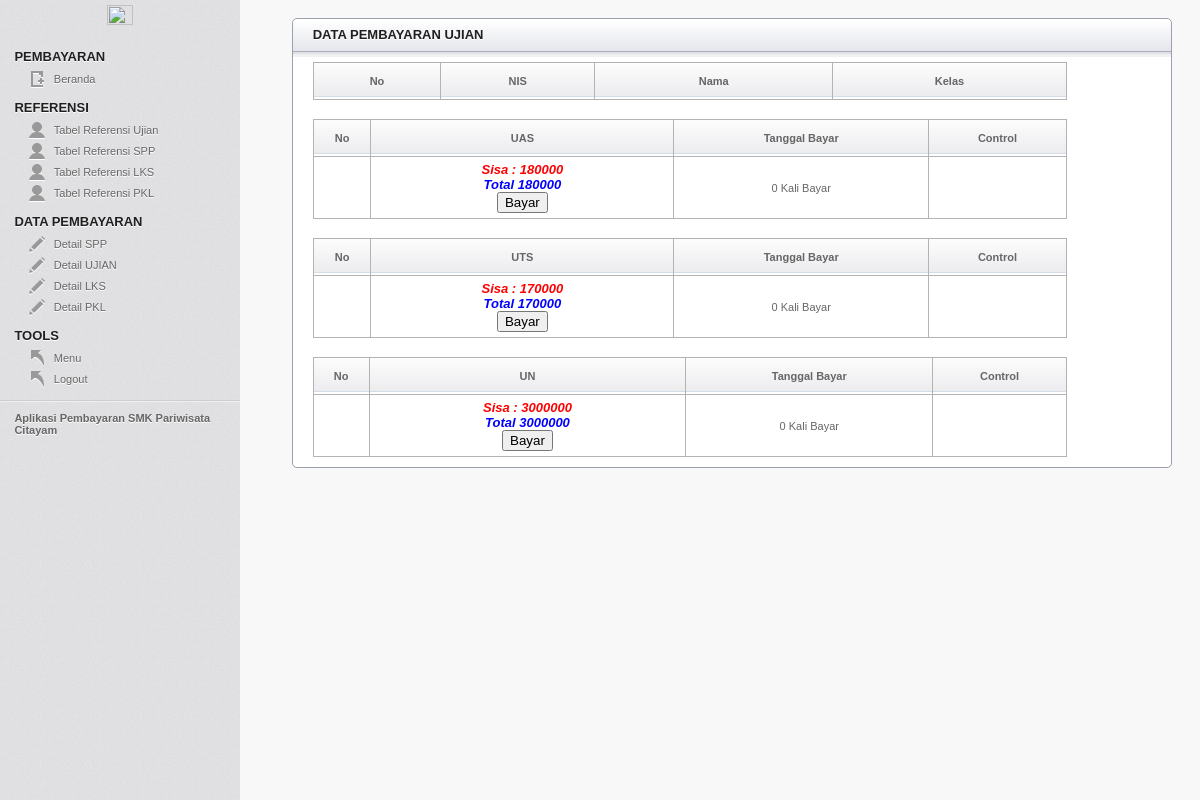
Page /pembayaran/detailujian.php on the committed database.
### tables this page shows
CREATE TABLE `t_ujian` (
  `id_ujian` int(11) NOT NULL,
  `ujian` varchar(11) NOT NULL,
  `jumlah` int(12) NOT NULL
);

### pembayaran/lib/fungsi.php (called while the page is built, shortened)
<?php
	$nis=isset($_GET['nis']) ? $_GET['nis'] : "";
?>

### pembayaran/tunggakanujian.php (the view, shortened to what this page needs)
  <article class="module width_full" >
<header><h3>DATA PEMBAYARAN UJIAN</h3></header>
	<div class="module_content">
  <table border='1' class='data'>
<tr id='tengah'>
	<th>No</th>
        <th>NIS</th>
        <th>Nama</th>
        <th>Kelas</th>
    </tr>
				  </table>
  <br><br>
<table border='1' class='data'>
<tr>
	<th><div align="center">No</div></th>
		  <th><div align="center">UAS</div></th>
        <th><div align="center">Tanggal Bayar</div></th>
		<th><div align="center">Control</div></th>
</tr>
    <tr id='tengah'>
	<td></td>
	<td><b>
	<?php
$myqueryujian="select students.nis, count(tgl_bayar) as tgl, sum(bayar)as b from bayar_ujian, students where bayar_ujian.id_ujian='2' and bayar_ujian.nis = students.nis and students.nis = '$_GET[nis]'";
	$daftarstudentsujian=mysqli_query($con, $myqueryujian) or die (mysqli_error($con));
	$dataujian=$daftarstudentsujian->fetch_array();
$ujian="select jumlah from t_ujian where ujian='UAS'";
	$hasilujian=mysqli_query($con, $ujian);
	$rows=$hasilujian->fetch_array();
	$ujian=$rows['jumlah'];
	$k2 = $ujian - $dataujian['b'];
if($dataujian['b']<$rows['jumlah'])
{echo "<font size='2' color='red' ><i> Sisa : $k2  </font> <br> <font color='blue' size='2'> Total <font size='2'>$ujian</font>"; ?> <br><a href="tabelbayar.php?nis=<?php echo $nis;?>"><input type="button" value="Bayar"> <?php
}
else{echo "<font color='red' size='2'><i>lunas</font>";}?>
	</td>
       <td><?php echo$dataujian['tgl']?> Kali Bayar</td>
	   <td></td>
  </tr>
		</table>
<br><br>
				  <table border='1' class='data'>
<tr id='tengah'>
	<th>No</th>
		  <th>UTS</th>
        <th>Tanggal Bayar</th>
		<th>Control</th>
</tr>
    <tr id='tengah'>
	<td></td>
	<td><b>
	<?php
$myqueryujian="select students.nis, count(tgl_bayar) as tgl, sum(bayar)as b from bayar_ujian, students where bayar_ujian.id_ujian='1' and bayar_ujian.nis = students.nis and students.nis = '$_GET[nis]'";
	$daftarstudentsujian=mysqli_query($con, $myqueryujian) or die (mysqli_error($con));
	$dataujian=$daftarstudentsujian->fetch_array();
$ujian="select jumlah from t_ujian where ujian='UTS'";
	$hasilujian=mysqli_query($con, $ujian);
	$rows=$hasilujian->fetch_array();
	$ujian=$rows['jumlah'];
	$k2 = $ujian - $dataujian['b'];
if($dataujian['b']<$rows['jumlah'])
{echo "<font size='2' color='red' ><i> Sisa : $k2  </font> <br> <font color='blue' size='2'> Total <font size='2'>$ujian</font>"; ?> <br><a href="tabelbayar.php?nis=<?php echo $nis;?>"><input type="button" value="Bayar"> <?php
}
else{echo "<font color='red' size='2'><i>lunas</font>";}?>
	</td>
       <td><?php echo$dataujian['tgl']?> Kali Bayar</td>
	   <td></td>
  </tr>
</table>
				<br><br>
	  <table border='1' class='data'>
<tr id='tengah'>
	<th>No</th>
		  <th>UN</th>
        <th>Tanggal Bayar</th>
		<th>Control</th>
</tr>
    <tr id='tengah'>
	<td></td>
	<td><b>
	<?php
$myqueryujian="select students.nis, count(tgl_bayar) as tgl, sum(bayar)as b from bayar_ujian, students where bayar_ujian.id_ujian='3' and bayar_ujian.nis = students.nis and students.nis = '$_GET[nis]'";
	$daftarstudentsujian=mysqli_query($con, $myqueryujian) or die (mysqli_error($con));
	$dataujian=$daftarstudentsujian->fetch_array();
$ujian="select jumlah from t_ujian where ujian='UN'";
	$hasilujian=mysqli_query($con, $ujian);
	$rows=$hasilujian->fetch_array();
	$ujian=$rows['jumlah'];
	$k2 = $ujian - $dataujian['b'];
if($dataujian['b']<$rows['jumlah'])
{echo "<font size='2' color='red' ><i> Sisa : $k2  </font> <br> <font color='blue' size='2'> Total <font size='2'>$ujian</font>"; ?> <br><a href="tabelbayar.php?nis=<?php echo $nis;?>"><input type="button" value="Bayar"> <?php
}
else{echo "<font color='red' size='2'><i>lunas</font>";}?>
	</td>
       <td><?php echo$dataujian['tgl']?> Kali Bayar</td>
	   <td></td>
  </tr>
</table>
</div>
  </article>

### pembayaran/css/test.css (style rules this page uses)
html, body, div, map, dt, isindex, form, header, aside, section, section, article, footer { display: block; }
html, body { height: 100%; margin: 0; padding: 0; font-family: Verdana, Helvetica, Arial, sans-serif; background: #F8F8F8; font-size: 11px; }
#main h3 { color: #1F1F20; text-transform: uppercase; text-shadow: 0 1px 0 #fff; font-size: 13px; margin: 8px 20px; }
.module { border: 1px solid #9BA0AF; width: auto; margin-right: 20px; margin-top: 20px; -webkit-border-radius: 5px; -moz-border-radius: 5px; border-radius: 5px; background: #ffffff; }
.module header h3 { display: block; margin: 10px 20px; width: auto; float: left; }
.module header { height: 38px; width: 100%; background: #F1F1F4 url(../images/secondary_bar.png) repeat-x; -webkit-border-top-left-radius: 5px; -webkit-border-top-right-radius: 5px; -moz-border-radius-top-left: 5px; -moz-border-radius-top-right: 5px; border-top-left-radius: 5px; border-top-right-radius: 5px; }
.module_content { margin: 10px 20px; color: #666; }
#tengah { text-align: center; }
.module { border: 1px solid #9BA0AF; width: 100%; margin: 20px 3% 0 3%; margin-top: 20px; -webkit-border-radius: 5px; -moz-border-radius: 5px; border-radius: 5px; background: #ffffff; }
#main .module header h3 { display: block; width: 90%; float: left; }
.module header { height: 38px; width: 100%; background: #F1F1F4 url(../images/secondary_bar.png) repeat-x; -webkit-border-top-left-radius: 5px; -webkit-border-top-right-radius: 5px; -moz-border-radius-topleft: 5px; -moz-border-radius-topright: 5px; border-top-left-radius: 5px; border-top-right-radius: 5px; }
.width_full { width: 95%; }
.data { width: 90%; margin: -5px 0 0 0; border-radius:5px; border: 1px solid #B3B3B3; border-collapse: collapse; }
.data td { margin: 0; padding: 0; border-bottom: 1px solid #B3B3B3; border-collapse: collapse; padding: 5px; }
.data th { height: 34px; background: url(../images/table_sorter_header.png) repeat-x; text-align: center; cursor: pointer; border-collapse: collapse; }

### rows in the picture
t_ujian: jumlah "180000"
t_ujian: jumlah "170000"
t_ujian: jumlah "3000000"

### other values in the picture
$dataujian['tgl'] "0"
